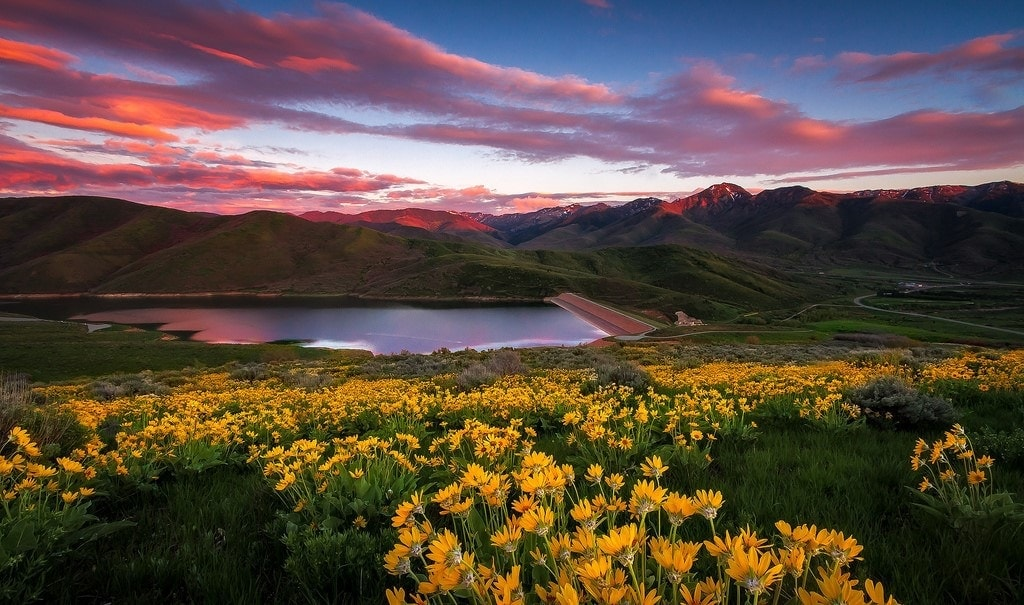
#> input picture paisaje.jpg, 1024 x 605 px
$ jupyter execute clase26_03_24.ipynb
#> lines starting #> are read from the running program, lines starting #| are printed output that depends on the picture
histograma

[cell 1]
import cv2
import numpy as np
import matplotlib.pyplot as plt

img = cv2.imread('paisaje.jpg', cv2.IMREAD_GRAYSCALE)
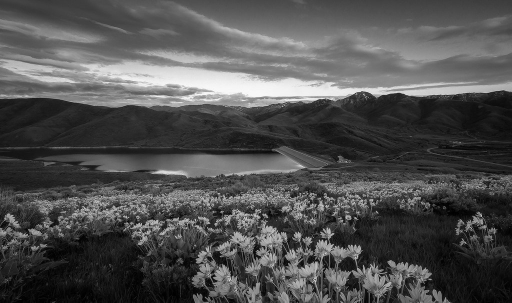
#> img: shape (605, 1024) (shown at 1/2 size); min 0, max 255, mean 80.1

histograma, _ = np.histogram(img, 256, [0, 256])
#> histograma = 256 values, max 7346 at index 31, min 5 at index 254, mean 2420
funcion_dist = histograma.cumsum()
#> funcion_dist = 256 values from 1355 to 619520

hst_normalizado = funcion_dist * histograma.max() / funcion_dist.max()
#> hst_normalizado = 256 values from 16.07 to 7346

img_ecualizada = cv2.equalizeHist(img)
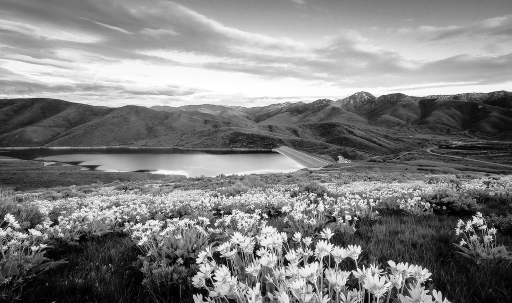
#> img_ecualizada: shape (605, 1024) (shown at 1/2 size); min 0, max 255, mean 128

histograma_ecualizado, _ = np.histogram(img_ecualizada, 256, [0, 256])
#> histograma_ecualizado = 256 values, max 7346 at index 53, min 0 at index 11, mean 2420

plt.figure(figsize=(12, 6))

plt.subplot(2, 2, 1)
plt.imshow(img, cmap='gray')
plt.title('Imagen Original')

plt.subplot(2, 2, 2)
plt.plot(hst_normalizado, color='black')
plt.title('Histograma de la Imagen Original')

plt.subplot(2, 2, 3)
plt.imshow(img_ecualizada, cmap='gray')
plt.title('Imagen Ecualizada')

plt.subplot(2, 2, 4)
plt.plot(histograma_ecualizado, color='black')
plt.title('Histograma de la Imagen Ecualizada')

plt.tight_layout()
plt.show()
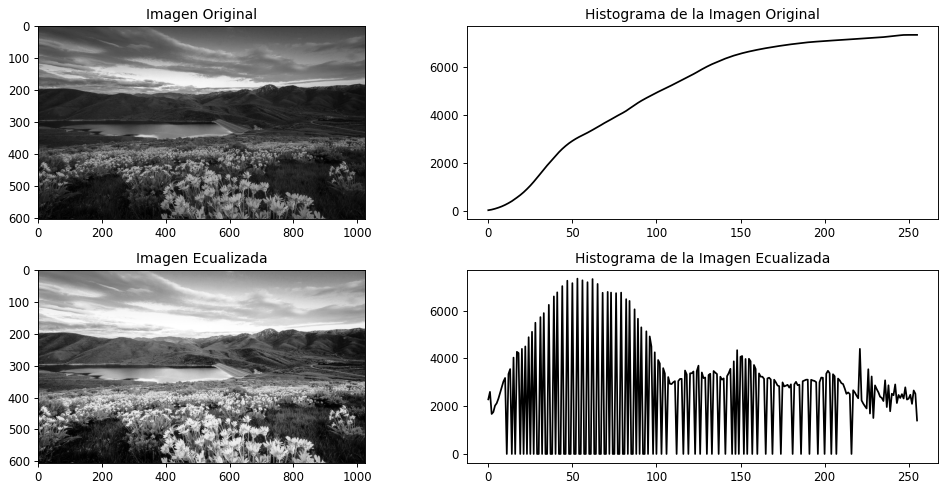
#> figure drawn by matplotlib, 4 panels; panel 2: curve peaks at x = 255, y = 7346; panel 4: curve peaks at x = 53, y = 7346

[cell 2]
import cv2
import numpy as np
import matplotlib.pyplot as plt

img=cv2.imread('paisaje.jpg', cv2.IMREAD_GRAYSCALE)
clahe =cv2.createCLAHE(clipLimit=2.0, tileGridSize=(8,8))
img_nueva=clahe.apply(img)
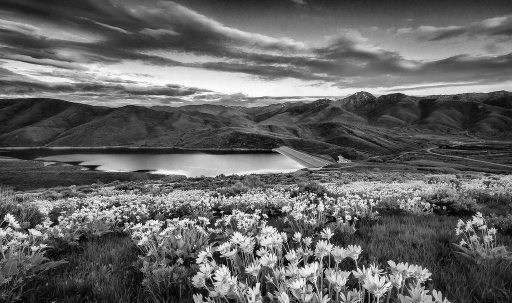
#> img_nueva: shape (605, 1024) (shown at 1/2 size); min 0, max 255, mean 101

hist_original,_=np.histogram(img, 256, [0, 256])
#> hist_original has the same summary as histograma

hist_ImgNueva, _= np.histogram(img_nueva,256,[0,256])
#> hist_ImgNueva = 256 values, max 5576 at index 55, min 55 at index 255, mean 2420

plt.figure(figsize=(10,5))

plt.subplot(2,2,1)
plt.imshow(img, cmap='gray')
plt.title('original')


plt.subplot(2,2,2)
plt.plot(hist_original, color='black')
plt.title('hist original')

plt.subplot(2,2,3)
plt.imshow(img_nueva, cmap='gray')
plt.title('img nueva')

plt.subplot(2,2,4)
plt.plot(hist_ImgNueva, color='black')
plt.title('img nueva hist')

plt.show()
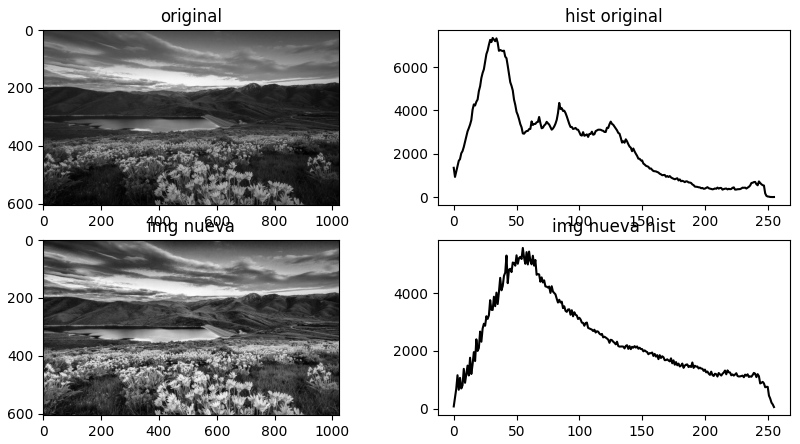
#> figure drawn by matplotlib, 4 panels; panel 2: curve peaks at x = 31, y = 7346; panel 4: curve peaks at x = 55, y = 5576

[cell 3]
import cv2
import numpy as np
import matplotlib.pyplot as plt

# Leer la imagen original y aplicar CLAHE
img_original = cv2.imread('paisaje.jpg')
#> img_original is the input picture: shape (605, 1024, 3); mean B, G, R 67.6, 76.6, 92.2
img_ecualizada = cv2.createCLAHE(clipLimit=2.0, tileGridSize=(8, 8)).apply(cv2.cvtColor(img_original, cv2.COLOR_BGR2GRAY))

# Calcular los histogramas de color de la imagen original
hist_original_b = cv2.calcHist([img_original], [0], None, [256], [0, 256])
#> hist_original_b = 256 values, max 44031 at index 0, min 1 at index 254, mean 2420
hist_original_g = cv2.calcHist([img_original], [1], None, [256], [0, 256])
#> hist_original_g = 256 values, max 7680 at index 37, min 0 at index 255, mean 2420
hist_original_r = cv2.calcHist([img_original], [2], None, [256], [0, 256])
#> hist_original_r = 256 values, max 6347 at index 33, min 655 at index 253, mean 2420

# Calcular el histograma de la imagen ecualizada
hist_ecualizada = cv2.calcHist([img_ecualizada], [0], None, [256], [0, 256])
#> hist_ecualizada = 256 values, max 5488 at index 50, min 41 at index 255, mean 2420

# Mostrar las imágenes y sus histogramas
plt.figure(figsize=(15, 10))

# Imagen Original
plt.subplot(2, 2, 1)
plt.imshow(cv2.cvtColor(img_original, cv2.COLOR_BGR2RGB))
plt.title('Imagen Original')

plt.subplot(2, 2, 2)
plt.plot(hist_original_b, color='blue')
plt.plot(hist_original_g, color='green')
plt.plot(hist_original_r, color='red')
plt.title('Histograma de la Imagen Original')

# Imagen Ecualizada
plt.subplot(2, 2, 3)
plt.imshow(img_ecualizada, cmap='gray')
plt.title('Imagen Ecualizada')

plt.subplot(2, 2, 4)
plt.plot(hist_ecualizada, color='black')
plt.title('Histograma de la Imagen Ecualizada')

plt.tight_layout()
plt.show()
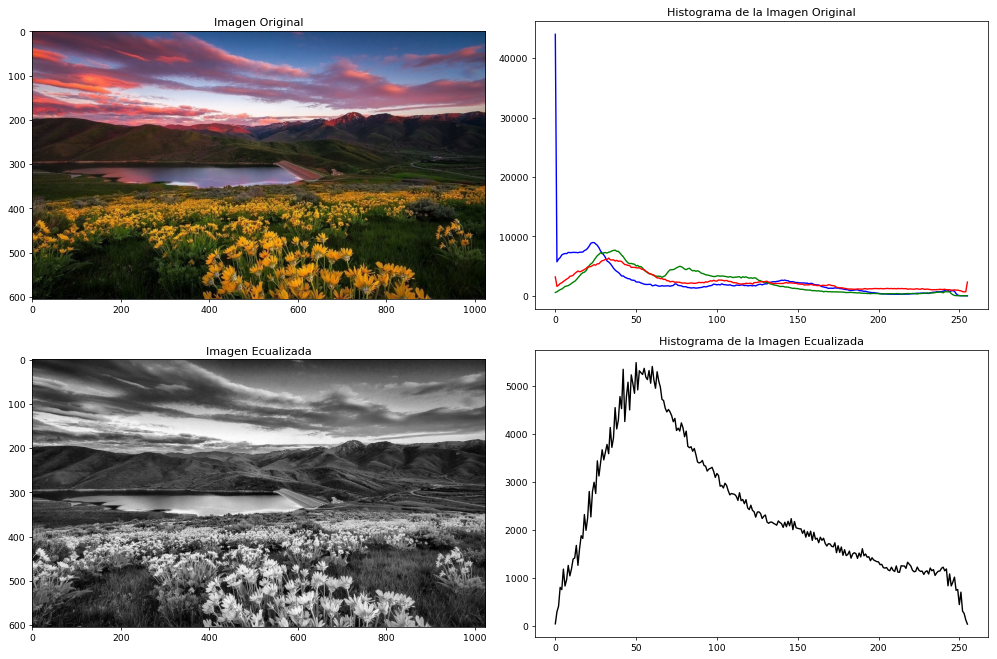
#> figure drawn by matplotlib, 4 panels; panel 2: curve peaks at x = 0, y = 44031; panel 2: curve peaks at x = 37, y = 7680; panel 2: curve peaks at x = 33, y = 6347; panel 4: curve peaks at x = 50, y = 5488

imagenes a colores

[cell 4]
import cv2
import numpy as np
import matplotlib.pyplot as plt

img = cv2.imread('paisaje.jpg')

histograma, _ = np.histogram(img, 256, [0, 256])
#> histograma = 256 values, max 47760 at index 0, min 663 at index 253, mean 7260
funcion_dist = histograma.cumsum()
#> funcion_dist = 256 values from 47760 to 1858560

hst_normalizado = funcion_dist * histograma.max() / funcion_dist.max()
#> hst_normalizado = 256 values from 1227.3 to 47760

img_ecualizada = cv2.equalizeHist(cv2.cvtColor(img, cv2.COLOR_BGR2GRAY))

histograma_ecualizado, _ = np.histogram(img_ecualizada, 256, [0, 256])
#> histograma_ecualizado = 256 values, max 7319 at index 59, min 0 at index 11, mean 2420

plt.figure(figsize=(12, 6))

plt.subplot(2, 2, 1)
plt.imshow(cv2.cvtColor(img, cv2.COLOR_BGR2RGB))
plt.title('Imagen Original')

plt.subplot(2, 2, 2)
plt.plot(hst_normalizado, color='red')
plt.title('Histograma de la Imagen Original')

plt.subplot(2, 2, 3)
plt.imshow(img_ecualizada)
plt.title('Imagen Ecualizada'  )

plt.subplot(2, 2, 4)
plt.plot(histograma_ecualizado, color='blue')
plt.title('Histograma de la Imagen Ecualizada')

plt.tight_layout()
plt.show()
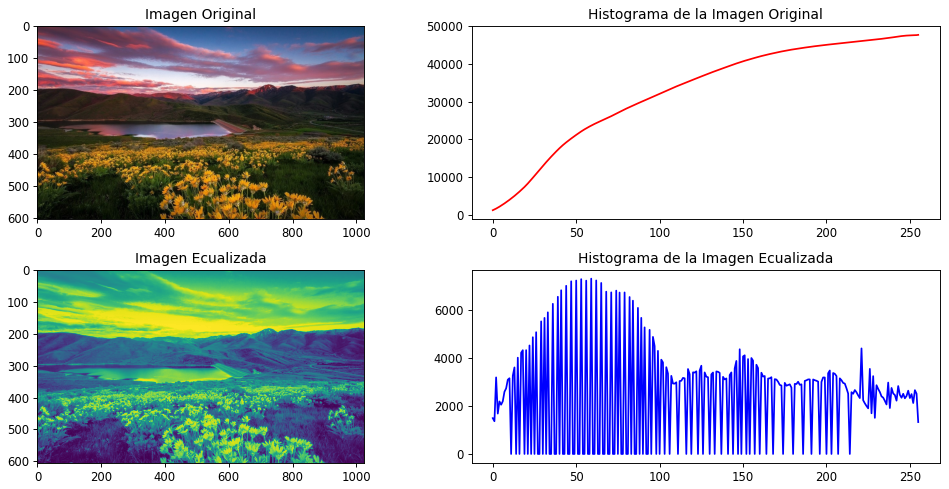
#> figure drawn by matplotlib, 4 panels; panel 2: curve peaks at x = 255, y = 47760; panel 4: curve peaks at x = 59, y = 7319
